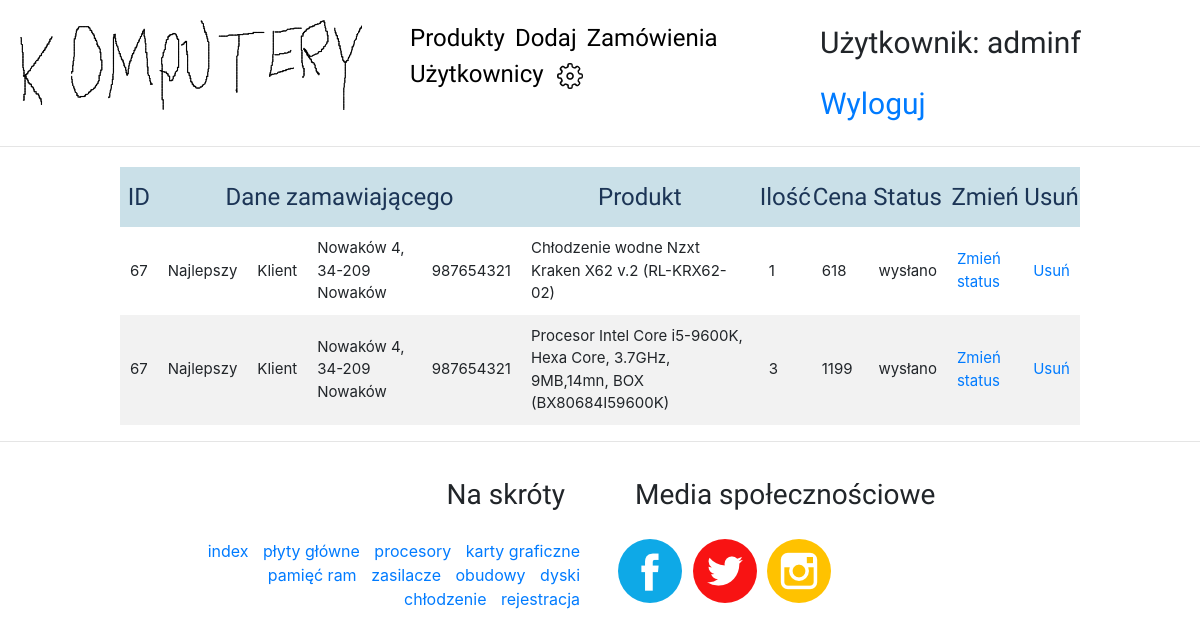
/seller.php?value=orders (signed in), run on the app's committed database.
### tables this page shows
CREATE TABLE `users` (
  `id` int(11) NOT NULL AUTO_INCREMENT,
  `email` varchar(255) NOT NULL,
  `login` varchar(32) NOT NULL,
  `password` varchar(255) NOT NULL,
  `firstname` varchar(255) NOT NULL,
  `lastname` varchar(255) NOT NULL,
  `phone` varchar(32) NOT NULL,
  `address` varchar(255) NOT NULL,
  `role` enum('seller','customer') NOT NULL,
  PRIMARY KEY (`id`)
);

CREATE TABLE `orders` (
  `id` int(11) NOT NULL AUTO_INCREMENT,
  `user_id` int(11) NOT NULL,
  `status` varchar(255) NOT NULL,
  `created_at` timestamp NOT NULL DEFAULT CURRENT_TIMESTAMP,
  `total_price` int(11) NOT NULL,
  PRIMARY KEY (`id`),
  KEY `user_id` (`user_id`),
  CONSTRAINT `orders_ibfk_1` FOREIGN KEY (`user_id`) REFERENCES `users` (`id`) ON DELETE CASCADE
);

CREATE TABLE `products` (
  `id` int(11) NOT NULL AUTO_INCREMENT,
  `name` varchar(255) NOT NULL,
  `type` varchar(255) NOT NULL,
  `colour` varchar(255) NOT NULL,
  `size` varchar(255) NOT NULL,
  `description` text NOT NULL,
  `price` int(11) NOT NULL,
  PRIMARY KEY (`id`)
);

CREATE TABLE `order_items` (
  `id` int(11) NOT NULL AUTO_INCREMENT,
  `order_id` int(11) NOT NULL,
  `product_id` int(11) NOT NULL,
  `quantity` int(11) NOT NULL DEFAULT '0',
  PRIMARY KEY (`id`),
  KEY `order_id` (`order_id`),
  KEY `product_id` (`product_id`),
  CONSTRAINT `order_items_ibfk_1` FOREIGN KEY (`order_id`) REFERENCES `orders` (`id`) ON DELETE CASCADE,
  CONSTRAINT `order_items_ibfk_2` FOREIGN KEY (`product_id`) REFERENCES `products` (`id`) ON DELETE CASCADE
);

### public/orders.php (the view, shortened to what this page needs)
<div id="orders">
  <?php
    $db     = Database::getInstance();
    $db     = $db->getConnection();
    $result = $db->query('SELECT users.firstname, users.lastname, users.address, users.phone, users.email, orders.id, products.name, order_items.quantity, orders.status, products.price FROM (((users INNER JOIN orders ON users.id=orders.user_id INNER JOIN order_items ON orders.id=order_items.order_id)) INNER JOIN products ON products.id=order_items.product_id)');
    $result->execute();
?><div class="dane"><?php
    echo'<table>';
      echo "<tr>";
        echo "<th>ID</th> <th colspan='4'>Dane zamawiającego</th> <th>Produkt</th> <th>Ilość</th> <th>Cena</th> <th>Status</th> <th>Zmień</th> <th>Usuń</th>";
      echo "</tr>";
      echo "<tr>";
        while($r = $result->fetch(PDO::FETCH_ASSOC)) {
      echo "<tr>";
        echo "<td>".$r['id']."</td>";
        echo "<td>".$r['firstname']."</td>";
        echo "<td>".$r['lastname']."</td>";
        echo "<td>".$r['address']."</td>";
        echo "<td>".$r['phone']."</td>";
        echo "<td>".$r['name']."</td>";
        echo "<td>".$r['quantity']."</td>";
        echo "<td>".$r['price']."</td>";
        echo "<td>".$r['status']."</td>";?>
        <td><a href="seller.php?value=status&id=<?php echo $r["id"]; ?>">Zmień status</a></td>
        <td><a href="seller.php?value=deleteorder&id=<?php echo $r["id"]; ?>">Usuń</a></td><?php
      echo "</tr>";
        }
    echo'</table>';
?>
</div>

### public/css/style2.css (style rules this page uses)
body { text-align: center; }
#content a { text-decoration: none; }
#join table, td { text-align: right; }
.dane table { width: 80%; margin: auto; margin-top: 20px; font-size: 15px }
.dane th { font-family: 'Amatic SC', cursive; font-size: 24px; font-weight: 100; border-collapse: collapse; }
.dane table td { padding: 10px; text-align: left; }
tr:nth-child(even) { background-color: #f2f2f2; }
th { padding-top: 12px; padding-bottom: 12px; text-align: center; background-color: #cae0e8; color: #1c3556; }

### data on the page
users: orders.id "67", firstname "Najlepszy", lastname "Klient", address "Nowaków 4, 34-209 Nowaków", phone "987654321", products.name "Chłodzenie wodne Nzxt Kraken X62 v.2 (RL-KRX62-02)", order_items.quantity "1", products.price "618", orders.status "wysłano", products.name "Procesor Intel Core i5-9600K, Hexa Core, 3.7GHz, 9MB,14mn, BOX (BX80684I59600K)", order_items.quantity "3", products.price "1199"

### other printed values
$_SESSION['login'] "adminf"
